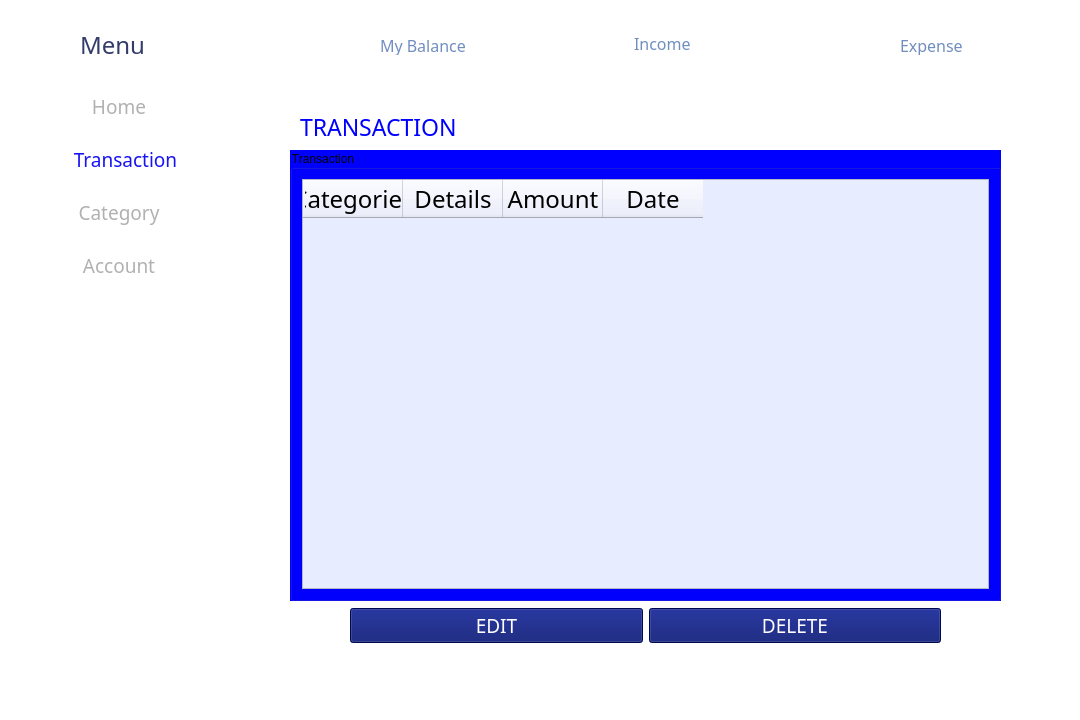
<?xml version="1.0" encoding="UTF-8"?>
<ui version="4.0">
 <class>MainWindow</class>
 <widget class="QMainWindow" name="MainWindow">
  <property name="geometry">
   <rect>
    <x>0</x>
    <y>0</y>
    <width>1080</width>
    <height>720</height>
   </rect>
  </property>
  <property name="windowTitle">
   <string>MainWindow</string>
  </property>
  <property name="styleSheet">
   <string notr="true">background-color: rgb(255, 255, 255);</string>
  </property>
  <property name="iconSize">
   <size>
    <width>25</width>
    <height>25</height>
   </size>
  </property>
  <widget class="QWidget" name="centralwidget">
   <widget class="QLabel" name="label">
    <property name="geometry">
     <rect>
      <x>18</x>
      <y>442</y>
      <width>265</width>
      <height>250</height>
     </rect>
    </property>
    <property name="text">
     <string/>
    </property>
    <property name="pixmap">
     <pixmap>image/trangtri.png</pixmap>
    </property>
    <property name="scaledContents">
     <bool>true</bool>
    </property>
   </widget>
   <widget class="QLabel" name="Icon_menu">
    <property name="geometry">
     <rect>
      <x>23</x>
      <y>30</y>
      <width>25</width>
      <height>25</height>
     </rect>
    </property>
    <property name="text">
     <string/>
    </property>
    <property name="pixmap">
     <pixmap>image/Icon_Menu.png</pixmap>
    </property>
   </widget>
   <widget class="QLabel" name="label_menu">
    <property name="geometry">
     <rect>
      <x>80</x>
      <y>30</y>
      <width>70</width>
      <height>30</height>
     </rect>
    </property>
    <property name="font">
     <font>
      <family>Bahnschrift SemiLight</family>
      <pointsize>18</pointsize>
     </font>
    </property>
    <property name="styleSheet">
     <string notr="true">color: rgb(52, 60, 106);</string>
    </property>
    <property name="text">
     <string>Menu</string>
    </property>
   </widget>
   <widget class="QPushButton" name="pushButton_2">
    <property name="geometry">
     <rect>
      <x>40</x>
      <y>91</y>
      <width>158</width>
      <height>31</height>
     </rect>
    </property>
    <property name="sizePolicy">
     <sizepolicy hsizetype="Minimum" vsizetype="Fixed">
      <horstretch>20</horstretch>
      <verstretch>20</verstretch>
     </sizepolicy>
    </property>
    <property name="minimumSize">
     <size>
      <width>158</width>
      <height>25</height>
     </size>
    </property>
    <property name="sizeIncrement">
     <size>
      <width>0</width>
      <height>0</height>
     </size>
    </property>
    <property name="font">
     <font>
      <family>Bahnschrift SemiLight</family>
      <pointsize>14</pointsize>
     </font>
    </property>
    <property name="focusPolicy">
     <enum>Qt::NoFocus</enum>
    </property>
    <property name="contextMenuPolicy">
     <enum>Qt::NoContextMenu</enum>
    </property>
    <property name="toolTip">
     <string/>
    </property>
    <property name="toolTipDuration">
     <number>0</number>
    </property>
    <property name="layoutDirection">
     <enum>Qt::LeftToRight</enum>
    </property>
    <property name="styleSheet">
     <string notr="true">color: rgb(177, 177, 177);
gridline-color: rgb(255, 255, 255);
background-color: rgb(255, 255, 255);
border-color: rgb(255, 255, 255);</string>
    </property>
    <property name="text">
     <string>Home</string>
    </property>
    <property name="icon">
     <iconset>
      <normaloff>../../Images/Account/Icon_Home.png</normaloff>../../Images/Account/Icon_Home.png</iconset>
    </property>
    <property name="iconSize">
     <size>
      <width>25</width>
      <height>25</height>
     </size>
    </property>
    <property name="shortcut">
     <string notr="true"/>
    </property>
    <property name="checkable">
     <bool>false</bool>
    </property>
    <property name="autoRepeat">
     <bool>false</bool>
    </property>
    <property name="autoDefault">
     <bool>false</bool>
    </property>
    <property name="flat">
     <bool>true</bool>
    </property>
   </widget>
   <widget class="QPushButton" name="pushButton_9">
    <property name="geometry">
     <rect>
      <x>40</x>
      <y>144</y>
      <width>171</width>
      <height>31</height>
     </rect>
    </property>
    <property name="sizePolicy">
     <sizepolicy hsizetype="Minimum" vsizetype="Fixed">
      <horstretch>0</horstretch>
      <verstretch>0</verstretch>
     </sizepolicy>
    </property>
    <property name="minimumSize">
     <size>
      <width>158</width>
      <height>25</height>
     </size>
    </property>
    <property name="sizeIncrement">
     <size>
      <width>10</width>
      <height>10</height>
     </size>
    </property>
    <property name="font">
     <font>
      <family>Bahnschrift SemiLight</family>
      <pointsize>14</pointsize>
     </font>
    </property>
    <property name="accessibleDescription">
     <string/>
    </property>
    <property name="styleSheet">
     <string notr="true">color: rgb(24, 20, 243);</string>
    </property>
    <property name="text">
     <string>Transaction</string>
    </property>
    <property name="icon">
     <iconset>
      <normaloff>../../Images/Transaction/Icon_Transaction.png</normaloff>../../Images/Transaction/Icon_Transaction.png</iconset>
    </property>
    <property name="iconSize">
     <size>
      <width>25</width>
      <height>25</height>
     </size>
    </property>
    <property name="shortcut">
     <string notr="true"/>
    </property>
    <property name="checkable">
     <bool>false</bool>
    </property>
    <property name="autoRepeat">
     <bool>false</bool>
    </property>
    <property name="flat">
     <bool>true</bool>
    </property>
   </widget>
   <widget class="QPushButton" name="pushButton_10">
    <property name="geometry">
     <rect>
      <x>40</x>
      <y>250</y>
      <width>158</width>
      <height>31</height>
     </rect>
    </property>
    <property name="sizePolicy">
     <sizepolicy hsizetype="Minimum" vsizetype="Fixed">
      <horstretch>20</horstretch>
      <verstretch>20</verstretch>
     </sizepolicy>
    </property>
    <property name="minimumSize">
     <size>
      <width>158</width>
      <height>25</height>
     </size>
    </property>
    <property name="sizeIncrement">
     <size>
      <width>10</width>
      <height>10</height>
     </size>
    </property>
    <property name="font">
     <font>
      <family>Bahnschrift SemiLight</family>
      <pointsize>14</pointsize>
     </font>
    </property>
    <property name="styleSheet">
     <string notr="true">color: rgb(177, 177, 177);</string>
    </property>
    <property name="text">
     <string>Account</string>
    </property>
    <property name="icon">
     <iconset>
      <normaloff>../../Images/Home/Icon_Setting.png</normaloff>../../Images/Home/Icon_Setting.png</iconset>
    </property>
    <property name="iconSize">
     <size>
      <width>25</width>
      <height>25</height>
     </size>
    </property>
    <property name="shortcut">
     <string notr="true"/>
    </property>
    <property name="checkable">
     <bool>false</bool>
    </property>
    <property name="autoRepeat">
     <bool>false</bool>
    </property>
    <property name="flat">
     <bool>true</bool>
    </property>
   </widget>
   <widget class="QPushButton" name="pushButton_11">
    <property name="geometry">
     <rect>
      <x>40</x>
      <y>197</y>
      <width>158</width>
      <height>31</height>
     </rect>
    </property>
    <property name="sizePolicy">
     <sizepolicy hsizetype="Minimum" vsizetype="Fixed">
      <horstretch>20</horstretch>
      <verstretch>20</verstretch>
     </sizepolicy>
    </property>
    <property name="minimumSize">
     <size>
      <width>158</width>
      <height>26</height>
     </size>
    </property>
    <property name="sizeIncrement">
     <size>
      <width>10</width>
      <height>10</height>
     </size>
    </property>
    <property name="font">
     <font>
      <family>Bahnschrift SemiLight</family>
      <pointsize>14</pointsize>
     </font>
    </property>
    <property name="styleSheet">
     <string notr="true">color: rgb(177, 177, 177);</string>
    </property>
    <property name="text">
     <string>Category</string>
    </property>
    <property name="icon">
     <iconset>
      <normaloff>../../Images/Home/Icon_Category.png</normaloff>../../Images/Home/Icon_Category.png</iconset>
    </property>
    <property name="iconSize">
     <size>
      <width>25</width>
      <height>25</height>
     </size>
    </property>
    <property name="shortcut">
     <string notr="true"/>
    </property>
    <property name="autoRepeat">
     <bool>false</bool>
    </property>
    <property name="flat">
     <bool>true</bool>
    </property>
   </widget>
   <widget class="QLabel" name="Icon_income">
    <property name="geometry">
     <rect>
      <x>541</x>
      <y>29</y>
      <width>70</width>
      <height>70</height>
     </rect>
    </property>
    <property name="minimumSize">
     <size>
      <width>70</width>
      <height>70</height>
     </size>
    </property>
    <property name="text">
     <string/>
    </property>
    <property name="pixmap">
     <pixmap>../../Images/Home/Icon_Expenses.png</pixmap>
    </property>
   </widget>
   <widget class="QLabel" name="label_expense">
    <property name="geometry">
     <rect>
      <x>900</x>
      <y>35</y>
      <width>108</width>
      <height>20</height>
     </rect>
    </property>
    <property name="minimumSize">
     <size>
      <width>88</width>
      <height>20</height>
     </size>
    </property>
    <property name="font">
     <font>
      <family>Bahnschrift SemiLight</family>
      <pointsize>12</pointsize>
     </font>
    </property>
    <property name="styleSheet">
     <string notr="true">color: rgb(113, 142, 191);</string>
    </property>
    <property name="text">
     <string>Expense</string>
    </property>
   </widget>
   <widget class="QLabel" name="label_income">
    <property name="geometry">
     <rect>
      <x>634</x>
      <y>33</y>
      <width>108</width>
      <height>20</height>
     </rect>
    </property>
    <property name="minimumSize">
     <size>
      <width>108</width>
      <height>20</height>
     </size>
    </property>
    <property name="font">
     <font>
      <family>Bahnschrift SemiLight</family>
      <pointsize>12</pointsize>
     </font>
    </property>
    <property name="styleSheet">
     <string notr="true">color: rgb(113, 142, 191);</string>
    </property>
    <property name="text">
     <string>Income</string>
    </property>
   </widget>
   <widget class="QLabel" name="Icon_expense">
    <property name="geometry">
     <rect>
      <x>810</x>
      <y>31</y>
      <width>70</width>
      <height>70</height>
     </rect>
    </property>
    <property name="minimumSize">
     <size>
      <width>70</width>
      <height>70</height>
     </size>
    </property>
    <property name="text">
     <string/>
    </property>
    <property name="pixmap">
     <pixmap>../../Images/Home/Icon_Income.png</pixmap>
    </property>
   </widget>
   <widget class="QLabel" name="label_mybalance">
    <property name="geometry">
     <rect>
      <x>380</x>
      <y>35</y>
      <width>108</width>
      <height>20</height>
     </rect>
    </property>
    <property name="minimumSize">
     <size>
      <width>108</width>
      <height>20</height>
     </size>
    </property>
    <property name="font">
     <font>
      <family>Bahnschrift SemiLight</family>
      <pointsize>12</pointsize>
     </font>
    </property>
    <property name="styleSheet">
     <string notr="true">color: rgb(113, 142, 191);</string>
    </property>
    <property name="text">
     <string>My Balance</string>
    </property>
   </widget>
   <widget class="QLabel" name="Icon_mybalance">
    <property name="geometry">
     <rect>
      <x>290</x>
      <y>30</y>
      <width>70</width>
      <height>70</height>
     </rect>
    </property>
    <property name="minimumSize">
     <size>
      <width>70</width>
      <height>70</height>
     </size>
    </property>
    <property name="text">
     <string/>
    </property>
    <property name="pixmap">
     <pixmap>../../Images/Home/Icon_MyBalance.png</pixmap>
    </property>
   </widget>
   <widget class="QLabel" name="label_CATEGORY">
    <property name="geometry">
     <rect>
      <x>300</x>
      <y>110</y>
      <width>201</width>
      <height>34</height>
     </rect>
    </property>
    <property name="font">
     <font>
      <family>Bahnschrift SemiLight</family>
      <pointsize>17</pointsize>
     </font>
    </property>
    <property name="styleSheet">
     <string notr="true">color: rgb(52, 60, 106);
color: rgb(0, 0, 255);</string>
    </property>
    <property name="text">
     <string>TRANSACTION</string>
    </property>
   </widget>
   <widget class="QWidget" name="horizontalLayoutWidget">
    <property name="geometry">
     <rect>
      <x>350</x>
      <y>600</y>
      <width>591</width>
      <height>51</height>
     </rect>
    </property>
    <layout class="QHBoxLayout" name="horizontalLayout">
     <item>
      <widget class="QPushButton" name="pushButton_Edit">
       <property name="font">
        <font>
         <family>Bernard MT Condensed</family>
         <pointsize>14</pointsize>
        </font>
       </property>
       <property name="styleSheet">
        <string notr="true">background-color: rgb(0, 13, 107);
color: rgb(255, 255, 255);</string>
       </property>
       <property name="text">
        <string>EDIT</string>
       </property>
      </widget>
     </item>
     <item>
      <widget class="QPushButton" name="pushButton_Delete">
       <property name="font">
        <font>
         <family>Bernard MT Condensed</family>
         <pointsize>14</pointsize>
        </font>
       </property>
       <property name="styleSheet">
        <string notr="true">background-color: rgb(0, 13, 107);
color: rgb(255, 255, 255);</string>
       </property>
       <property name="text">
        <string>DELETE</string>
       </property>
      </widget>
     </item>
    </layout>
   </widget>
   <widget class="QGroupBox" name="groupBox_3">
    <property name="geometry">
     <rect>
      <x>290</x>
      <y>150</y>
      <width>711</width>
      <height>451</height>
     </rect>
    </property>
    <property name="styleSheet">
     <string notr="true">background-color: rgb(0, 0, 255);</string>
    </property>
    <property name="title">
     <string>Transaction</string>
    </property>
    <property name="flat">
     <bool>true</bool>
    </property>
    <layout class="QVBoxLayout" name="verticalLayout">
     <item>
      <widget class="QTableWidget" name="tableWidgetProduct">
       <property name="sizePolicy">
        <sizepolicy hsizetype="Expanding" vsizetype="Expanding">
         <horstretch>4</horstretch>
         <verstretch>3</verstretch>
        </sizepolicy>
       </property>
       <property name="font">
        <font>
         <family>Bahnschrift SemiLight</family>
        </font>
       </property>
       <property name="styleSheet">
        <string notr="true">background-color: rgb(231, 237, 255);</string>
       </property>
       <property name="lineWidth">
        <number>-3</number>
       </property>
       <column>
        <property name="text">
         <string>Categories</string>
        </property>
        <property name="font">
         <font>
          <family>Bahnschrift SemiLight</family>
          <pointsize>18</pointsize>
         </font>
        </property>
       </column>
       <column>
        <property name="text">
         <string>Details</string>
        </property>
        <property name="font">
         <font>
          <family>Bahnschrift SemiLight</family>
          <pointsize>18</pointsize>
         </font>
        </property>
       </column>
       <column>
        <property name="text">
         <string>Amount</string>
        </property>
        <property name="font">
         <font>
          <family>Bahnschrift SemiLight</family>
          <pointsize>18</pointsize>
         </font>
        </property>
       </column>
       <column>
        <property name="text">
         <string>Date</string>
        </property>
        <property name="font">
         <font>
          <family>Bahnschrift SemiLight</family>
          <pointsize>18</pointsize>
         </font>
        </property>
       </column>
      </widget>
     </item>
    </layout>
   </widget>
   <widget class="QLabel" name="label_setmybalance">
    <property name="geometry">
     <rect>
      <x>380</x>
      <y>60</y>
      <width>141</width>
      <height>41</height>
     </rect>
    </property>
    <property name="text">
     <string/>
    </property>
   </widget>
   <widget class="QLabel" name="label_setincome">
    <property name="geometry">
     <rect>
      <x>630</x>
      <y>60</y>
      <width>141</width>
      <height>41</height>
     </rect>
    </property>
    <property name="text">
     <string/>
    </property>
   </widget>
   <widget class="QLabel" name="label_setexpense">
    <property name="geometry">
     <rect>
      <x>900</x>
      <y>60</y>
      <width>141</width>
      <height>41</height>
     </rect>
    </property>
    <property name="text">
     <string/>
    </property>
   </widget>
  </widget>
  <widget class="QMenuBar" name="menubar">
   <property name="geometry">
    <rect>
     <x>0</x>
     <y>0</y>
     <width>1080</width>
     <height>21</height>
    </rect>
   </property>
  </widget>
  <widget class="QStatusBar" name="statusbar"/>
 </widget>
 <resources/>
 <connections/>
</ui>
